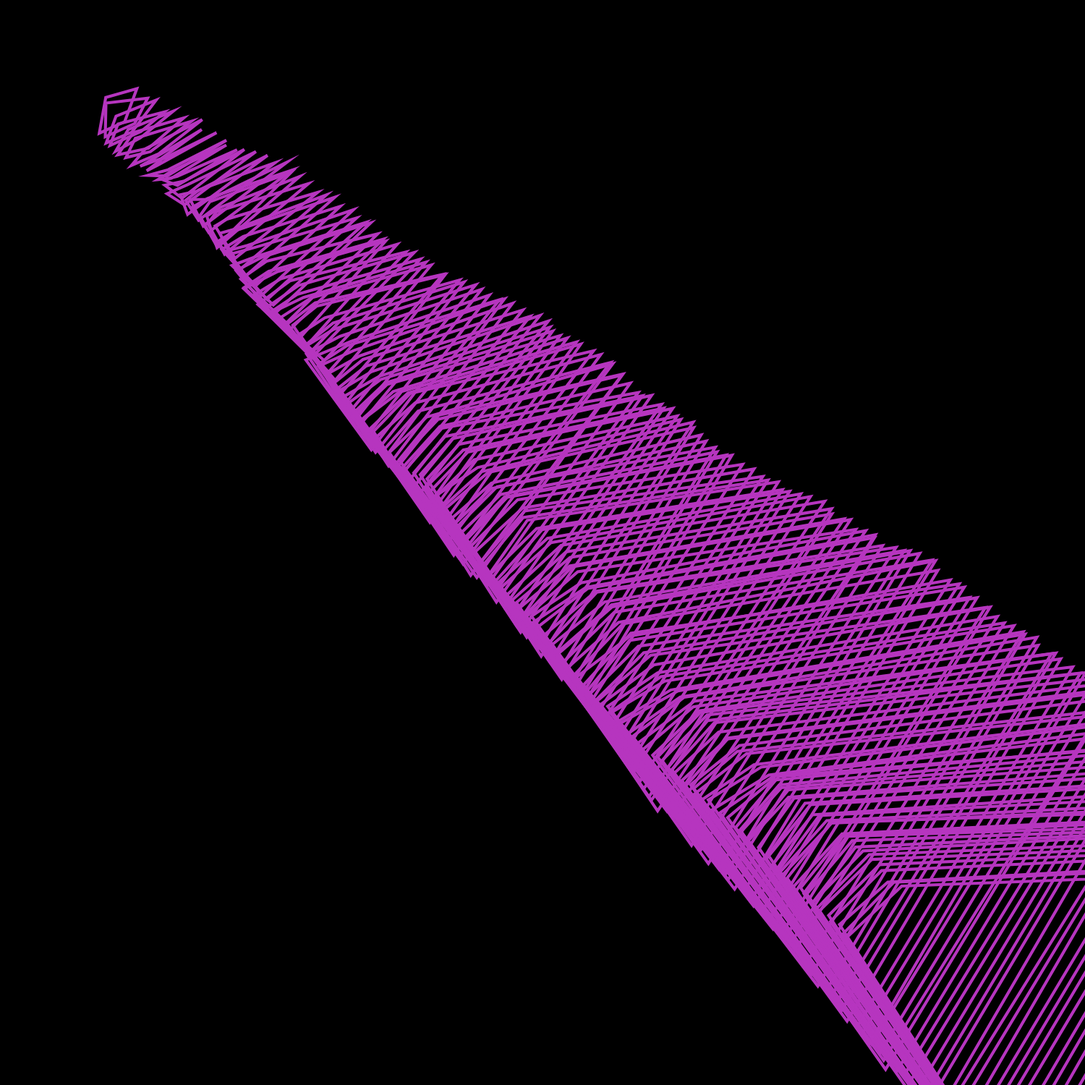
Frame 1 (no input)
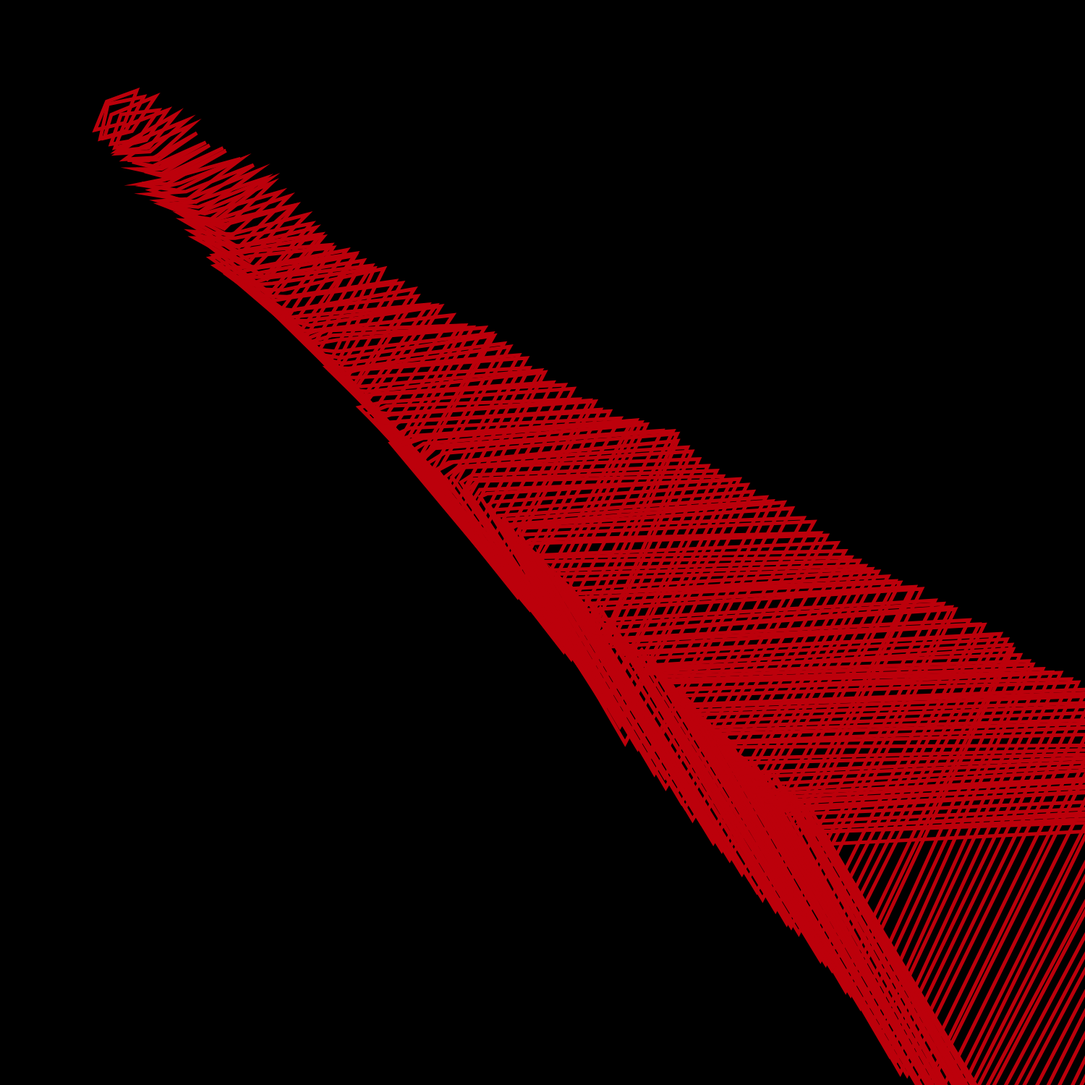
Frame 60 (no input)
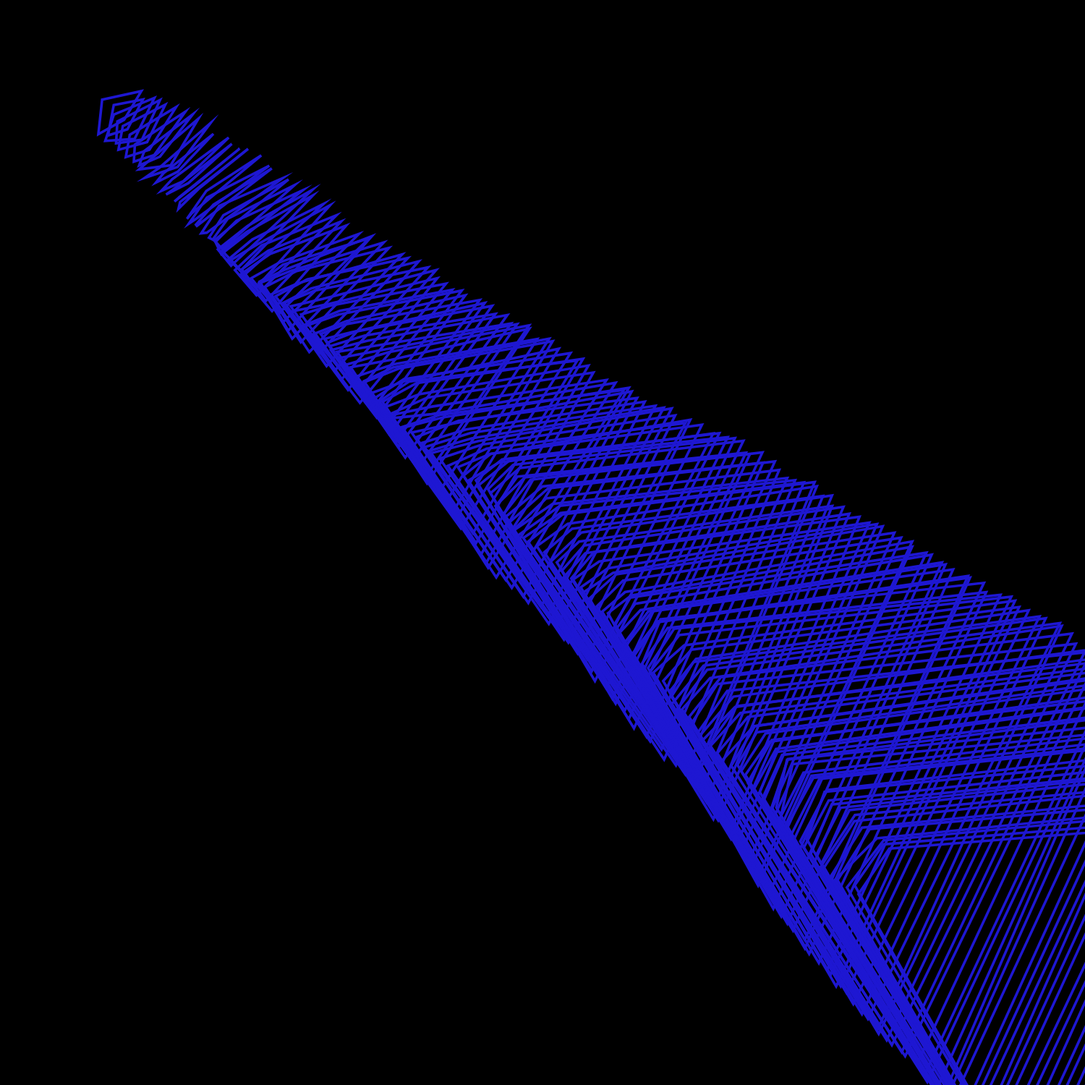
Frame 120 (the mouse pressed at the canvas centre since frame 60)

The p5.js sketch that drew these frames (run headless with seeded random() and noise() and a simulated clock; from frame 60 on, the mouse is pressed at the canvas centre):

// p5.js sketch
// ── sketch.js
// Global
var randColor1;
var randColor2;
var randColor3;
var randWeight;


function setup() {
createCanvas(1500,1500);
}

function draw() {
background(0);
noFill();

randColor1 = setRand(0, 255);
randColor2 = setRand(0, 255);
randColor3 = setRand(0, 255);
randWeight = setRandDigit();

stroke(randColor1, randColor2, randColor3);
strokeWeight(randWeight);

//drawCircle(300, 300, 1);
drawQuad(138, 131, 186, 120, 169, 163, 130, 176);
}

function drawCircle(x,y,d){
  ellipse(x, y ,d);
  if (d <= 700){
    drawCircle(x+2, y+2.5, d*1.1);
  }
}

function drawQuad(x1,y1,x2,y2,x3,y3,x4,y4){
  quad(x1 + setRandDigit(), y1 + setRandDigit(), x2 + setRandDigit(),
  y2 + setRandDigit(), x3 + setRandDigit(), y3 + setRandDigit(),
  x4 + setRandDigit(), y4 + setRandDigit());
  if (x1 <= width){
    drawQuad(x1 + setRandDigit()+3, y1 + setRandDigit()+5, x2 + setRandDigit()+5,
    y2 + setRandDigit()+1, x3 + setRandDigit()+1, y3 + setRandDigit()+1,
    x4 + setRandDigit()+1, y4 + setRandDigit()+1);
  }
}

function setRand(lower, upper){
  return random(lower, upper);
}

function setRandDigit(){
  return random(1, 10);
}
